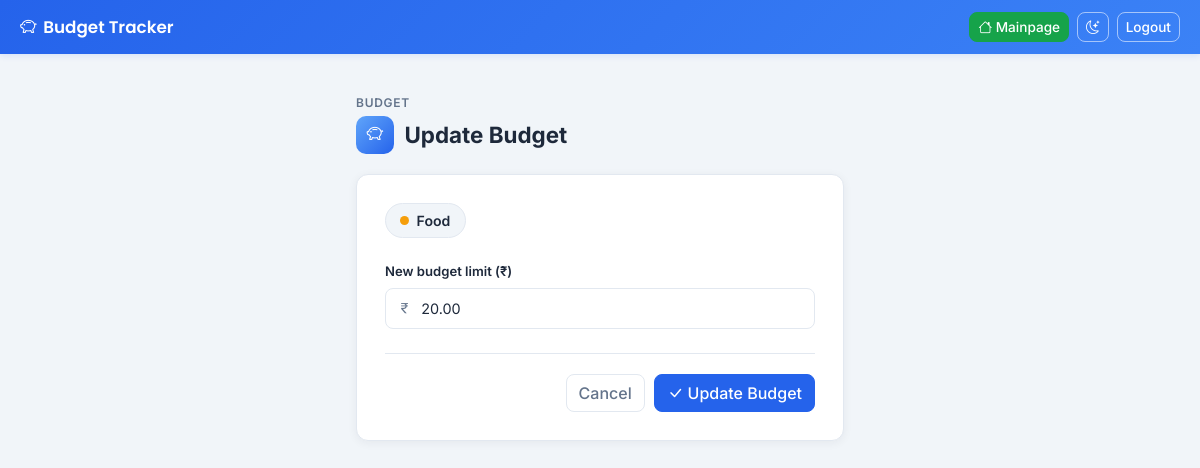
The app's page /update_budget/1/ (signed in), older data.
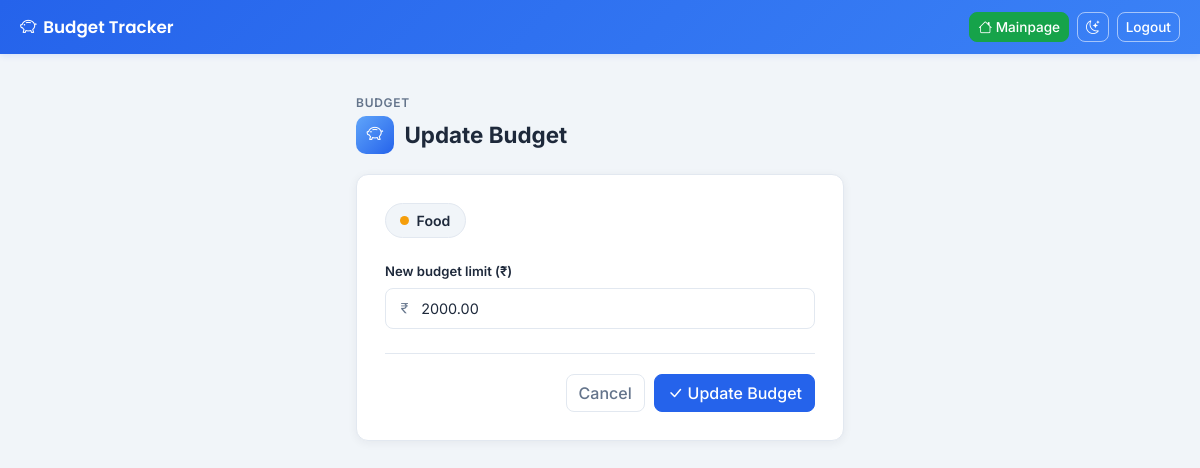
The same page, newer data.
### expenses/models.py (models this page shows)
class Budget(models.Model):
    user = models.ForeignKey(User, on_delete=models.CASCADE)
    category = models.CharField(
        max_length=20,choices=category_choices,default="Salary")
    limit  = models.DecimalField(max_digits=10, decimal_places=2)

### expenses/views.py (the view)
# urls.py: path("update_budget/<int:id>/",update_budget,name="update_budget"),
def update_budget(request,id):
    budget = Budget.objects.get(user=request.user,id=id)
    if request.method=="POST":
        limit=request.POST.get("limit")
        budget.limit = limit
        budget.save()
        messages.info(request,"Budget updated successfully")
        return redirect("/")
    return render(request,"expenses/update_budget.html",{"budget": budget})

### expenses/templates/expenses/update_budget.html (shortened to what this page needs)
<!doctype html>
<html lang="en">
  <head>
    <link href="https://cdn.jsdelivr.net/npm/bootstrap@5.3.0/dist/css/bootstrap.min.css" rel="stylesheet">
    <link rel="stylesheet" href="https://cdn.jsdelivr.net/npm/bootstrap-icons@1.11.3/font/bootstrap-icons.css">
  </head>
  <body>
    <nav class="navbar d-flex align-items-center" id="mainNavbar">
      <a class="navbar-brand" href="/tasks/"><i class="bi bi-piggy-bank"></i>Budget Tracker</a>
      <div class="d-flex gap-2 ms-auto me-2">
        <a href="{% url 'mainpage' %}" class="btn btn-success btn-sm">
          <i class="bi bi-house"></i> Mainpage
        </a>
      </div>
      <button type="button" class="btn btn-outline-secondary btn-sm me-2" id="themeToggle" title="Toggle dark mode">
        <i class="bi bi-moon-stars"></i>
      </button>
      <form class="d-flex mb-0" role="search">
        {% if request.user.is_authenticated %}
          <a href='/logout/' class="btn btn-outline-secondary btn-sm">Logout</a>
        {% else %}
          <a href='/login/' class="btn btn-success btn-sm">Login</a>
        {% endif %}
      </form>
    </nav>
    <div class="page-wrap">
      <div class="page-eyebrow">Budget</div>
      <div class="page-title">
        <span class="page-title-icon"><i class="bi bi-piggy-bank"></i></span>
        Update Budget
      </div>
      <div class="form-card">
        <span class="category-pill">
          <span class="cat-dot" id="categoryDot"></span>
          {{ budget.category }}
        </span>
        <form method="post">
          <div class="mb-field">
            <label class="form-label" for="limit">New budget limit (₹)</label>
            <div class="input-icon">
              <input type="number" class="form-control" id="limit" name="limit" step="10" value="{{ budget.limit }}" placeholder="Enter new budget">
            </div>
          </div>
          <div class="form-actions">
            <a href="{% url 'mainpage' %}" class="btn btn-outline-secondary">Cancel</a>
            <button type="submit" class="btn btn-primary">
              <i class="bi bi-check-lg"></i> Update Budget
            </button>
          </div>
        </form>
      </div>
    </div>
  </body>
</html>

Row changes from the older to the newer data that the page shows:
changed Budget "Food": limit "20.00" → "2000.00"
